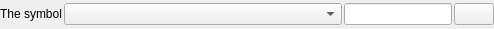
<?xml version="1.0" encoding="UTF-8"?>
<ui version="4.0">
 <class>QgsSmartGroupConditionWidget</class>
 <widget class="QWidget" name="QgsSmartGroupConditionWidget">
  <property name="geometry">
   <rect>
    <x>0</x>
    <y>0</y>
    <width>494</width>
    <height>29</height>
   </rect>
  </property>
  <property name="windowTitle">
   <string notr="true">Form</string>
  </property>
  <layout class="QVBoxLayout" name="verticalLayout">
   <property name="spacing">
    <number>0</number>
   </property>
   <property name="margin">
    <number>0</number>
   </property>
   <item>
    <layout class="QHBoxLayout" name="horizontalLayout">
     <property name="spacing">
      <number>2</number>
     </property>
     <item>
      <widget class="QLabel" name="label">
       <property name="text">
        <string>The symbol</string>
       </property>
      </widget>
     </item>
     <item>
      <widget class="QComboBox" name="mCondCombo">
       <property name="sizePolicy">
        <sizepolicy hsizetype="Expanding" vsizetype="Fixed">
         <horstretch>0</horstretch>
         <verstretch>0</verstretch>
        </sizepolicy>
       </property>
      </widget>
     </item>
     <item>
      <widget class="QLineEdit" name="mCondLineEdit">
       <property name="sizePolicy">
        <sizepolicy hsizetype="Minimum" vsizetype="Fixed">
         <horstretch>0</horstretch>
         <verstretch>0</verstretch>
        </sizepolicy>
       </property>
      </widget>
     </item>
     <item>
      <widget class="QPushButton" name="mRemoveBtn">
       <property name="sizePolicy">
        <sizepolicy hsizetype="Fixed" vsizetype="Fixed">
         <horstretch>0</horstretch>
         <verstretch>0</verstretch>
        </sizepolicy>
       </property>
       <property name="text">
        <string/>
       </property>
      </widget>
     </item>
    </layout>
   </item>
  </layout>
 </widget>
 <resources/>
 <connections/>
</ui>
